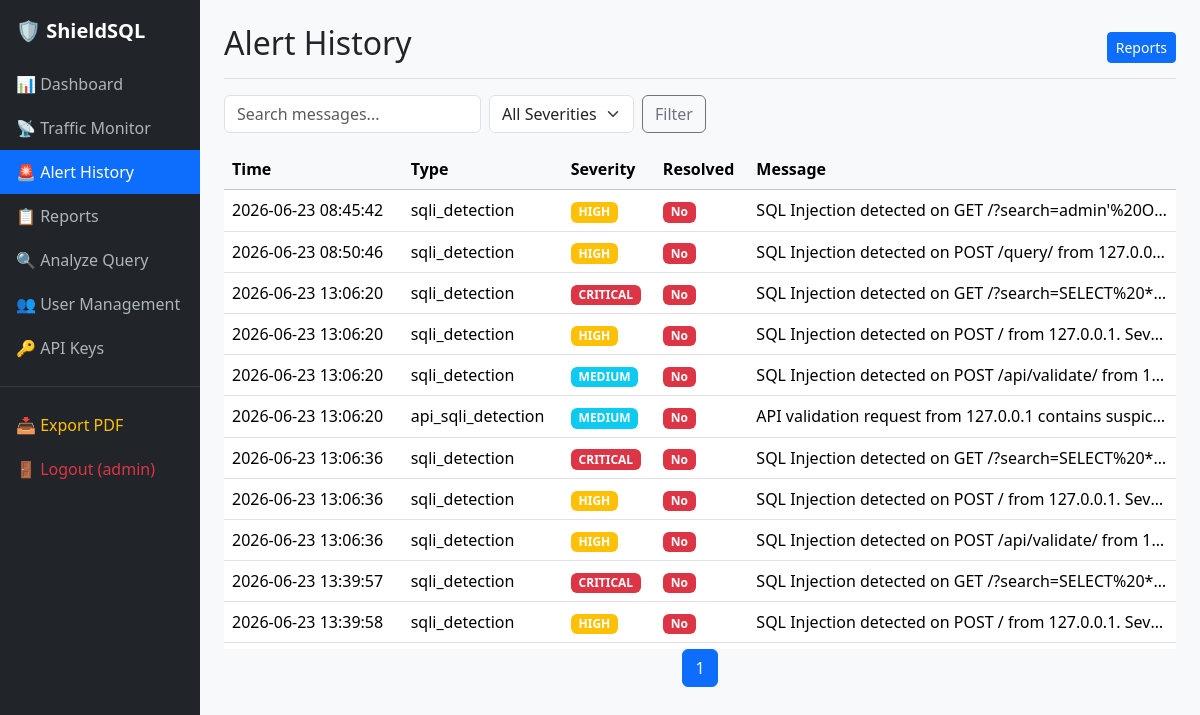
The app's page /alerts/ (signed in) with its own data.
### monitor/models.py (models this page shows, shortened)
class User(AbstractUser):
    display_name = models.CharField(max_length=150, blank=True)
    role = models.CharField(max_length=50, blank=True)
    created_at = models.DateTimeField(auto_now_add=True)

class Alert(models.Model):
    SEVERITY_LOW = 'low'
    SEVERITY_MEDIUM = 'medium'
    SEVERITY_HIGH = 'high'
    SEVERITY_CRITICAL = 'critical'
    SEVERITY_CHOICES = [
        (SEVERITY_LOW, 'Low'),
        (SEVERITY_MEDIUM, 'Medium'),
        (SEVERITY_HIGH, 'High'),
        (SEVERITY_CRITICAL, 'Critical'),
    ]
    user = models.ForeignKey(settings.AUTH_USER_MODEL, null=True, blank=True, on_delete=models.SET_NULL, related_name='alerts')
    alert_type = models.CharField(max_length=100)
    message = models.TextField()
    severity = models.CharField(max_length=10, choices=SEVERITY_CHOICES, default=SEVERITY_MEDIUM)
    is_resolved = models.BooleanField(default=False)
    created_at = models.DateTimeField(auto_now_add=True)
    resolved_at = models.DateTimeField(null=True, blank=True)
    metadata = models.JSONField(null=True, blank=True)

### monitor/views.py (the view)
# urls.py: path('alerts/', views.AlertHistoryView.as_view(), name='alerts'),
class AlertHistoryView(RoleRequiredMixin, ListView):
    template_name = "monitor/alerts.html"
    model = models.Alert
    paginate_by = 50
    context_object_name = "alerts"
    min_role = "viewer"
    def get_queryset(self):
        qs = super().get_queryset().select_related("user")
        severity = self.request.GET.get("severity")
        if severity:
            qs = qs.filter(severity=severity)
        search = self.request.GET.get("q")
        if search:
            qs = qs.filter(message__icontains=search)
        return qs
    def get_context_data(self, **kwargs):
        ctx = super().get_context_data(**kwargs)
        ctx["severity_choices"] = models.Alert.SEVERITY_CHOICES
        ctx["search_query"] = self.request.GET.get("q", "")
        return ctx

### monitor/permissions.py (called while the page is built, shortened)
    def dispatch(self, request, *args, **kwargs):
        if not request.user.is_authenticated:
            return self.handle_no_permission()
        min_level = ROLE_HIERARCHY.get(self.min_role, 0)
        if request.user.is_superuser:
            user_level = 2  # Max level (admin)
        else:
            user_level = ROLE_HIERARCHY.get(getattr(request.user, "role", ""), 0)
        return super().dispatch(request, *args, **kwargs)

### monitor/templates/monitor/alerts.html (shortened to what this page needs)
{% extends 'monitor/base.html' %}
{% block content %}
<div class="d-flex justify-content-between align-items-center pb-2 mb-3 border-bottom">
  <h2>Alert History</h2>
  <a href="{% url 'monitor:reports' %}" class="btn btn-sm btn-primary">Reports</a>
</div>
<form method="get" class="row g-2 mb-3">
  <div class="col-auto">
    <input type="text" name="q" class="form-control" placeholder="Search messages..." value="{{ search_query }}">
  </div>
  <div class="col-auto">
    <select name="severity" class="form-select">
      <option value="">All Severities</option>
    </select>
  </div>
  <div class="col-auto">
    <button type="submit" class="btn btn-outline-secondary">Filter</button>
  </div>
</form>
<div class="table-responsive">
  <table class="table table-hover align-middle">
    <thead class="table-light">
      <tr><th>Time</th><th>Type</th><th>Severity</th><th>Resolved</th><th>Message</th></tr>
    </thead>
    <tbody>
      {% for a in alerts %}
      <tr>
        <td>{{ a.created_at|date:"Y-m-d H:i:s" }}</td>
        <td>{{ a.alert_type }}</td>
        <td>
          <span class="badge bg-{% if a.severity == 'critical' %}danger{% elif a.severity == 'high' %}warning{% elif a.severity == 'medium' %}info{% else %}secondary{% endif %}">
            {{ a.severity|upper }}
          </span>
        </td>
        <td>{% if a.is_resolved %}<span class="badge bg-success">Yes</span>{% else %}<span class="badge bg-danger">No</span>{% endif %}</td>
        <td class="text-truncate" style="max-width:400px;">{{ a.message }}</td>
      </tr>
      {% empty %}
      <tr><td colspan="5" class="text-center text-muted">No alerts recorded</td></tr>
      {% endfor %}
    </tbody>
  </table>
</div>
<nav aria-label="Page navigation">
  <ul class="pagination justify-content-center">
    <li class="page-item active"><span class="page-link">{{ page_obj.number }}</span></li>
  </ul>
</nav>
{% endblock %}

### monitor/templates/monitor/base.html (shortened to what this page needs)
<!doctype html>
<html lang="en">
  <head>
    <link href="https://cdn.jsdelivr.net/npm/bootstrap@5.3.3/dist/css/bootstrap.min.css" rel="stylesheet">
  </head>
  <body>
    <div class="container-fluid">
      <div class="row">
        <nav class="col-md-2 d-none d-md-block sidebar px-0">
          <div class="brand">🛡️ ShieldSQL</div>
          <a href="{% url 'monitor:dashboard' %}" class="{% if request.resolver_match.url_name == 'dashboard' %}active{% endif %}">📊 Dashboard</a>
          <a href="{% url 'monitor:traffic' %}" class="{% if request.resolver_match.url_name == 'traffic' %}active{% endif %}">📡 Traffic Monitor</a>
          <a href="{% url 'monitor:alerts' %}" class="{% if request.resolver_match.url_name == 'alerts' %}active{% endif %}">🚨 Alert History</a>
          <a href="{% url 'monitor:reports' %}" class="{% if request.resolver_match.url_name == 'reports' %}active{% endif %}">📋 Reports</a>
          <a href="{% url 'monitor:query_analysis' %}" class="{% if request.resolver_match.url_name == 'query_analysis' %}active{% endif %}">🔍 Analyze Query</a>
          {% if user.is_authenticated %}
            {% if user.is_superuser or user.is_staff or user.role|lower == 'admin' %}
              <a href="{% url 'monitor:user_management' %}" class="{% if request.resolver_match.url_name == 'user_management' %}active{% endif %}">👥 User Management</a>
              <a href="{% url 'monitor:api_keys' %}" class="{% if request.resolver_match.url_name == 'api_keys' %}active{% endif %}">🔑 API Keys</a>
            {% endif %}
          {% endif %}
          <hr class="border-secondary">
          {% if user.is_authenticated %}
          <a href="{% url 'monitor:export_pdf' %}" class="text-warning">📥 Export PDF</a>
          <a href="{% url 'monitor:logout' %}" class="text-danger">🚪 Logout ({{ user.username }})</a>
          {% else %}
          <a href="{% url 'monitor:login' %}" class="text-success">🔑 Login</a>
          <a href="{% url 'monitor:register' %}" class="text-info">📝 Register</a>
          {% endif %}
        </nav>
        <main class="col-md-10 ms-sm-auto px-md-4 py-4">
          {% block content %}{% endblock %}
        </main>
      </div>
    </div>
  </body>
</html>

### monitor/templates/monitor/base.html (style rules this page uses)
body { background-color: #f8f9fa; }
.sidebar { min-height: 100vh; background-color: #212529; }
.sidebar a { color: #adb5bd; text-decoration: none; display: block; padding: 10px 16px; }
.sidebar a:hover, .sidebar a.active { color: #fff; background-color: #0d6efd; }
.sidebar .brand { font-size: 1.25rem; font-weight: bold; color: #fff; padding: 16px; }
.table-responsive { max-height: 500px; overflow-y: auto; }

### records on screen
User: username "admin"
Alert: created_at "2026-06-23 08:45:42", alert_type "sqli_detection", severity "HIGH", is_resolved "No", message "SQL Injection detected on GET /?search=admin'%20O…"
Alert: created_at "2026-06-23 08:50:46", alert_type "sqli_detection", severity "HIGH", is_resolved "No", message "SQL Injection detected on POST /query/ from 127.0.0…"
Alert: created_at "2026-06-23 13:06:20", alert_type "sqli_detection", severity "CRITICAL", is_resolved "No", message "SQL Injection detected on GET /?search=SELECT%20*…"
Alert: created_at "2026-06-23 13:06:20", alert_type "sqli_detection", severity "HIGH", is_resolved "No", message "SQL Injection detected on POST / from 127.0.0.1. Sev…"
Alert: created_at "2026-06-23 13:06:20", alert_type "sqli_detection", severity "MEDIUM", is_resolved "No", message "SQL Injection detected on POST /api/validate/ from 1…"
Alert: created_at "2026-06-23 13:06:20", alert_type "api_sqli_detection", severity "MEDIUM", is_resolved "No", message "API validation request from 127.0.0.1 contains suspic…"
Alert: created_at "2026-06-23 13:06:36", alert_type "sqli_detection", severity "CRITICAL", is_resolved "No", message "SQL Injection detected on GET /?search=SELECT%20*…"
Alert: created_at "2026-06-23 13:06:36", alert_type "sqli_detection", severity "HIGH", is_resolved "No", message "SQL Injection detected on POST / from 127.0.0.1. Sev…"
Alert: created_at "2026-06-23 13:06:36", alert_type "sqli_detection", severity "HIGH", is_resolved "No", message "SQL Injection detected on POST /api/validate/ from 1…"
Alert: created_at "2026-06-23 13:39:57", alert_type "sqli_detection", severity "CRITICAL", is_resolved "No", message "SQL Injection detected on GET /?search=SELECT%20*…"
Alert: created_at "2026-06-23 13:39:58", alert_type "sqli_detection", severity "HIGH", is_resolved "No", message "SQL Injection detected on POST / from 127.0.0.1. Sev…"

### other values on screen
{{ page_obj.number }} "1"
